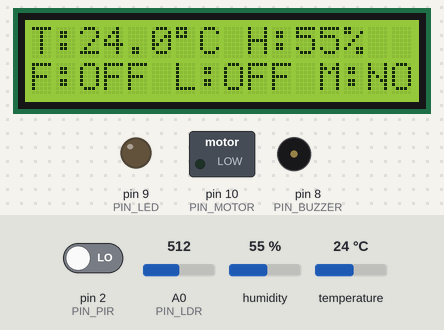
The sketch below on a simulated Arduino Uno, built with avr-gcc and run on an emulated ATmega328P. Shown: 16×2 character LCD, switched loads named in the sketch (green lamp = pin HIGH), output pins drawn as LEDs (lit = HIGH), buzzer (waves = sounding, pin HIGH). The inputs (shaded band) are chosen by the test bench; at power-on: temperature 24 °C, A0 (PIN_LDR) = 512, pin 2 (PIN_PIR) LOW, humidity 55 %. What the sketch prints to the serial monitor is not drawn.

Above: at 2.2 s.
2.3 s: temperature set to 27 °C
At 6.7 s:
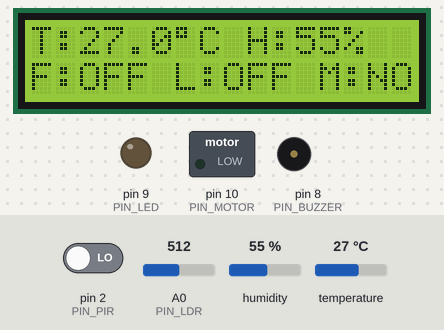
7.6 s: temperature set to 30 °C
At 10.8 s:
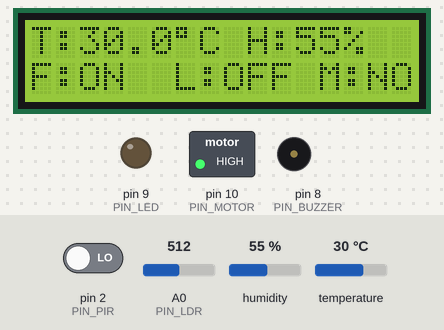
11.6 s: A0 (PIN_LDR) set to 489
At 12.2 s:
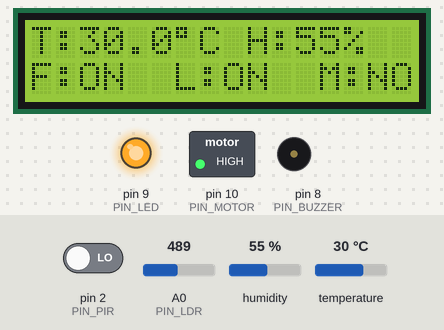
13.1 s: pin 2 (PIN_PIR) driven HIGH
At 13.5 s:
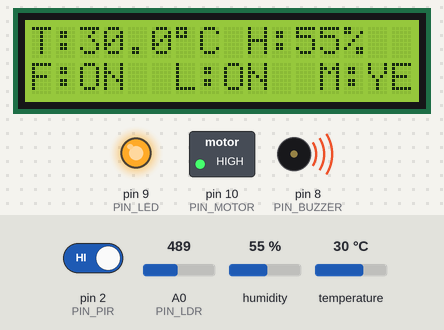
17.6 s: temperature set to 12 °C
At 19.0 s:
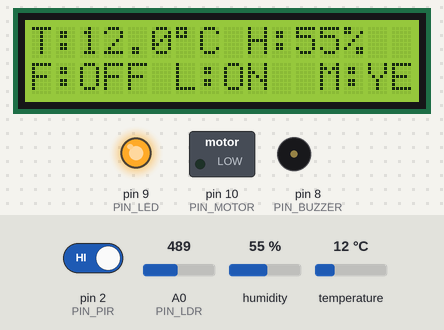
19.7 s: A0 (PIN_LDR) set to 511
At 20.4 s:
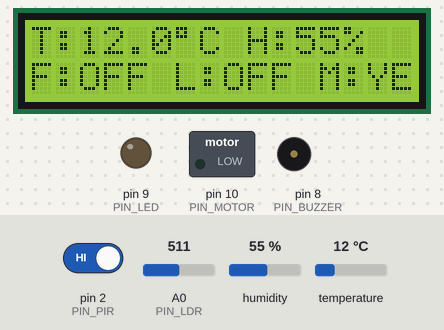
Timing chart, 0 to 22.2 s (numbered marks = the images above; inputs shaded):
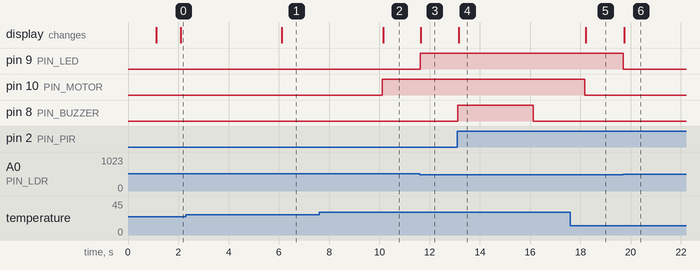

The sketch:

smart_home_hub.ino
```cpp
/*==============================================================================
 *  Smart Home Hub - Arduino UNO
 *  ---------------------------------------------------------------------------
 *  Features:
 *   - Security: PIR motion sensor triggers Buzzer for 3 seconds
 *   - Climate : DHT11 reads temperature/humidity every 2s, shows on LCD,
 *               and turns the DC Motor (fan) ON when T > 28 C
 *   - Lighting: LDR detects darkness and switches the LED ON
 *   - Non-blocking: all timing handled with millis() (no delay())
 *  ---------------------------------------------------------------------------
 *  Author : Embedded Systems Engineer
 *  Board  : Arduino UNO (ATmega328P, 5V, 16 MHz)
 *  Language: Arduino C++ (Arduino IDE 1.8+ / Arduino IDE 2.x)
 *============================================================================*/

// -------- Required Libraries -----------------------------------------------
//  Install via Library Manager:
//   - DHT sensor library     (by Adafruit)
//   - LiquidCrystal_I2C     (by Frank de Brabander)
//   - Adafruit Unified Sensor (dependency of DHT)
#include <Wire.h>
#include <LiquidCrystal_I2C.h>
#include <DHT.h>

// -------- Pin Definitions --------------------------------------------------
// Sensors / Inputs
const uint8_t PIN_PIR      = 2;     // PIR motion sensor (digital IN)
const uint8_t PIN_DHT      = 3;     // DHT11 data pin
const uint8_t PIN_LDR      = A0;    // LDR voltage divider (analog IN)

// Outputs
const uint8_t PIN_BUZZER   = 8;     // Piezo buzzer
const uint8_t PIN_LED      = 9;     // Indicator / room LED (PWM capable)
const uint8_t PIN_MOTOR    = 10;    // DC motor driver (transistor / L298N EN)

// I2C LCD  (16x2, address 0x27 - change to 0x3F if your module differs)
const uint8_t LCD_ADDR     = 0x27;
const uint8_t LCD_COLS     = 16;
const uint8_t LCD_ROWS     = 2;

// -------- Constants --------------------------------------------------------
const uint8_t  DHT_TYPE    = DHT11;

// Thresholds
const float    TEMP_FAN_ON = 28.0;  // Fan turns ON above this temperature (C)
const int      LDR_DARK    = 500;   // LDR reading below this = "dark"
                                    // (0..1023 ADC, tune for your LDR + R)

// Timing (ms)
const unsigned long INTERVAL_DHT   = 2000;  // Read DHT11 every 2 s
const unsigned long BUZZER_DURATION = 3000; // 3 s alarm
const unsigned long DEBOUNCE_PIR   = 200;   // PIR software debounce

// -------- Globals ----------------------------------------------------------
LiquidCrystal_I2C lcd(LCD_ADDR, LCD_COLS, LCD_ROWS);
DHT              dht(PIN_DHT, DHT_TYPE);

float    g_temperatureC   = 0.0f;
float    g_humidityPct    = 0.0f;
int      g_ldrValue       = 0;

bool     g_fanState       = false;
bool     g_ledState       = false;
bool     g_buzzerActive   = false;
bool     g_motionDetected = false;

unsigned long g_lastDhtReadMs     = 0;
unsigned long g_buzzerStartMs     = 0;
unsigned long g_lastMotionMs      = 0;

// ======================= Setup ============================================
void setup() {
  Serial.begin(9600);
  while (!Serial) { /* wait for native USB */ }

  // Configure pins
  pinMode(PIN_PIR,    INPUT);
  pinMode(PIN_BUZZER, OUTPUT);
  pinMode(PIN_LED,    OUTPUT);
  pinMode(PIN_MOTOR,  OUTPUT);

  // Default-safe outputs
  digitalWrite(PIN_BUZZER, LOW);
  digitalWrite(PIN_LED,    LOW);
  digitalWrite(PIN_MOTOR,  LOW);

  // I2C LCD init
  lcd.init();
  lcd.backlight();
  lcd.setCursor(0, 0);
  lcd.print("Smart Home Hub");
  lcd.setCursor(0, 1);
  lcd.print("Initializing...");
  delay(1000);  // one short blocking delay is fine at boot
  lcd.clear();

  // DHT sensor
  dht.begin();

  Serial.println(F("[BOOT] Smart Home Hub ready."));
}

// ======================= Main Loop (Non-Blocking) =========================
void loop() {
  unsigned long now = millis();

  // ---- 1) Security: PIR + Buzzer (every loop tick is fine here) -----------
  handleMotionAndBuzzer(now);

  // ---- 2) Climate: DHT11 read every INTERVAL_DHT ms ----------------------
  if (now - g_lastDhtReadMs >= INTERVAL_DHT) {
    g_lastDhtReadMs = now;
    readClimateAndControlFan();
  }

  // ---- 3) Lighting: LDR sample every loop (cheap ADC read) ---------------
  handleLighting(now);

  // ---- 4) LCD: refresh every loop; cheap text I/O ------------------------
  updateLcd();
}

// ======================= Security Subsystem ===============================
//  Reads the PIR pin, debounces it, and runs a 3-second non-blocking buzzer.
void handleMotionAndBuzzer(unsigned long now) {
  bool rawMotion = (digitalRead(PIN_PIR) == HIGH);

  // Edge-trigger with debounce: only start a new alarm on a fresh detection
  if (rawMotion && !g_motionDetected && (now - g_lastMotionMs > DEBOUNCE_PIR)) {
    g_lastMotionMs     = now;
    g_motionDetected   = true;
    g_buzzerActive     = true;
    g_buzzerStartMs    = now;
    digitalWrite(PIN_BUZZER, HIGH);
    Serial.println(F("[ALERT] Motion detected! Buzzer ON"));
  }
  if (!rawMotion && (now - g_lastMotionMs > DEBOUNCE_PIR)) {
    g_motionDetected = false;
  }

  // Turn buzzer off after BUZZER_DURATION without using delay()
  if (g_buzzerActive && (now - g_buzzerStartMs >= BUZZER_DURATION)) {
    g_buzzerActive = false;
    digitalWrite(PIN_BUZZER, LOW);
    Serial.println(F("[ALERT] Buzzer OFF (3s elapsed)"));
  }
}

// ======================= Climate Subsystem ================================
//  Reads DHT11, updates globals, and toggles fan based on temperature.
void readClimateAndControlFan() {
  float t = dht.readTemperature();   // Celsius
  float h = dht.readHumidity();      // %

  // DHT11 occasionally returns NaN; ignore bad samples
  if (isnan(t) || isnan(h)) {
    Serial.println(F("[DHT11] Sensor read FAILED, skipping."));
    return;
  }

  g_temperatureC = t;
  g_humidityPct  = h;

  // Fan control logic
  bool shouldFanRun = (g_temperatureC > TEMP_FAN_ON);
  if (shouldFanRun != g_fanState) {
    g_fanState = shouldFanRun;
    digitalWrite(PIN_MOTOR, g_fanState ? HIGH : LOW);
    Serial.print(F("[FAN] "));
    Serial.println(g_fanState ? F("ON (T > 28C)") : F("OFF"));
  }
}

// ======================= Lighting Subsystem ===============================
//  Reads the LDR voltage divider and switches the LED in dark conditions.
//  Add an optional small sampling interval if you want, but ADC is cheap.
void handleLighting(unsigned long /*now*/) {
  g_ldrValue = analogRead(PIN_LDR);

  bool isDark = (g_ldrValue < LDR_DARK);
  if (isDark != g_ledState) {
    g_ledState = isDark;
    digitalWrite(PIN_LED, g_ledState ? HIGH : LOW);
    Serial.print(F("[LDR] value="));
    Serial.print(g_ldrValue);
    Serial.println(g_ledState ? F(" -> LED ON (dark)") : F(" -> LED OFF (light)"));
  }
}

// ======================= LCD UI ===========================================
//  Renders current state. Kept short to avoid flicker.
void updateLcd() {
  // Line 1: Temperature & Humidity
  lcd.setCursor(0, 0);
  lcd.print("T:");
  lcd.print(g_temperatureC, 1);
  lcd.print((char)223);  // degree symbol
  lcd.print("C H:");
  lcd.print(g_humidityPct, 0);
  lcd.print("%   ");     // padding to clear leftover chars

  // Line 2: Status of subsystems
  lcd.setCursor(0, 1);
  lcd.print("F:");
  lcd.print(g_fanState ? "ON " : "OFF");
  lcd.print(" L:");
  lcd.print(g_ledState ? "ON " : "OFF");
  lcd.print(" M:");
  lcd.print(g_motionDetected ? "YES" : "NO ");
  lcd.print(" ");
}
```

Measured:
- the behaviour switches between 28 and 29 °C on temperature (found by bisection; images 1 and 2)
- the behaviour switches between 500 and 499 on A0 (PIN_LDR) (found by bisection; images 2 and 3)
- after the input at 2.3 s, the display: changes after 3.8 s (image 1)
- after the input at 7.6 s, pin 10 (PIN_MOTOR): LOW → HIGH after 2.5 s; the display: changes after 2.5 s (image 2)
- after the input at 11.6 s, pin 9 (PIN_LED): LOW → HIGH at once; the display: changes after 0.05 s (image 3)
- after the input at 13.1 s, pin 8 (PIN_BUZZER): LOW → HIGH at once, → LOW 3.0 s later; the display: changes after 0.06 s (image 4)
- after the input at 17.6 s, pin 10 (PIN_MOTOR): HIGH → LOW after 0.57 s; the display: changes after 0.60 s (image 5)
- after the input at 19.7 s, pin 9 (PIN_LED): HIGH → LOW at once; the display: changes at once (image 6)
